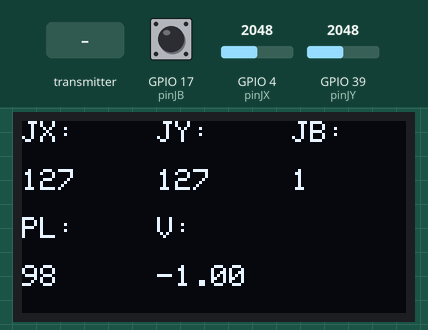
Simulated run of this sketch. Board: ESP32. Parts: 128×64 one-colour display. The test bench sets the inputs (shaded band); at power-on: GPIO 4 (pinJX) = 2048, GPIO 39 (pinJY) = 2048, GPIO 17 (pinJB) HIGH. No radio packets arrive unless stated; what the sketch prints to the serial monitor is not drawn.

Above: at 2.2 s.
2.3 s: GPIO 4 (pinJX) set to 2866
At 2.52 s:
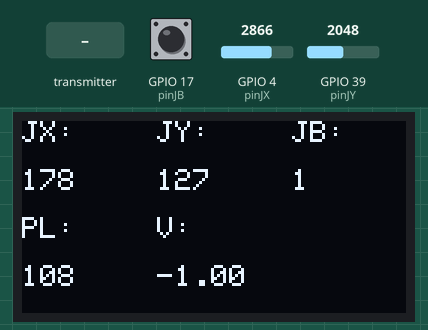
3.8 s: GPIO 39 (pinJY) set to 2866
At 4.02 s:
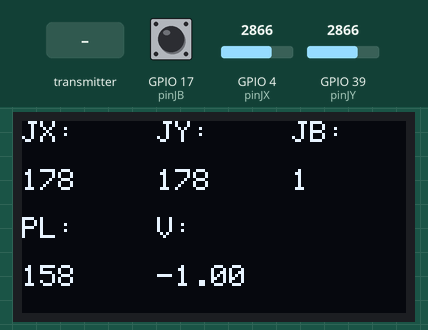
5.3 s: the transmitter starts sending Tension = 0
At 5.52 s:
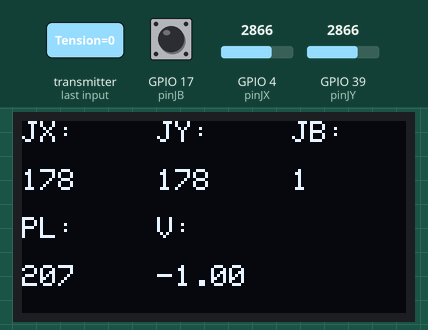
6.8 s: GPIO 17 (pinJB) pulled LOW for 0.15 s
At 7.03 s:
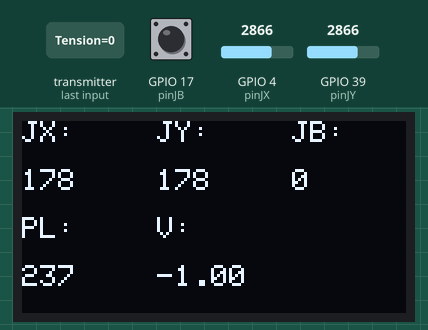
7.5 s: GPIO 17 (pinJB) pulled LOW for 1 s
At 7.93 s:
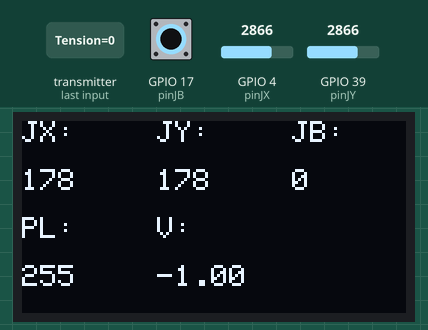
9.1 s: the transmitter starts sending Tension = 25
At 9.43 s:
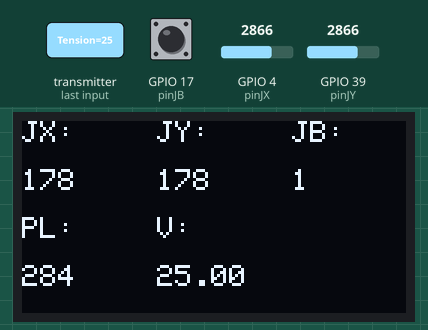
Timing chart, 0 to 11.7 s (numbered marks = the images above; inputs shaded):
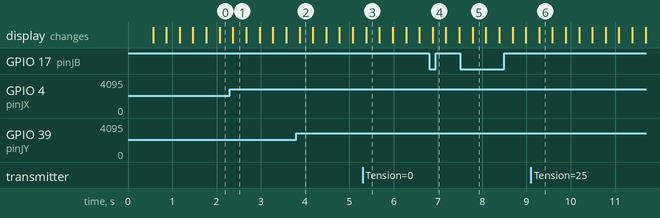

The sketch:

Mando-Red-Baron.ino
```cpp
#include <nRF24L01.h>
#include <RF24.h>
#include <RF24_config.h>
#include <SPI.h>
#include <Wire.h>
#include <Adafruit_GFX.h>
#include <Adafruit_SSD1306.h>

// Pines I/O
  #define pinJX  4
  #define pinJY  39
  #define pinJB  17 // TX2
// Pines RF
  #define pinCE  1// VSPI: 15  HSPI: 1
  #define pinCSN 5//5 VSPI: 2   HSPI: 5
// Variables OLED
  #define OLED_ANCHO     128
  #define OLED_ALTO      64
  #define OLED_RESET     16   //RX2
  #define OLED_DIRECCION 0x3C


  SPIClass * hspi = NULL;

// Objeto radio
  RF24 radio(pinCE, pinCSN);
// Objeto oled
  Adafruit_SSD1306 oled(OLED_ANCHO, OLED_ALTO, &Wire, OLED_RESET);
// Handles para los nucleos
TaskHandle_t RF;        // Handle para core 0
TaskHandle_t Taskloop;  // Handle para core 1

double ant, cur;

struct Datos_Mando{   //MAXIMO 32 BYTES
  uint16_t JX;            //1
  uint16_t JY;            //1
  bool     JB;            //1
};

struct Datos_Dron{    //MAXIMO 32 BYTES
  float Tension;      //4
};

Datos_Mando datosm;
Datos_Dron  datosd;

const byte direccion[][6] = {"00001", "00002"};

int PaquetePerdido = 0;

#define FILTER_LEN  8
int ContAvgRead = 0;
uint64_t SumAvgRead = 0;
uint32_t AvgRead = 0;
int AN_Pot1_i = 0;
uint32_t AN_Pot1_Buffer[FILTER_LEN] = {0};

void setup(void)
{
  Serial.begin(115200);

  pinMode(pinJX, INPUT);
  pinMode(pinJY, INPUT);
  pinMode(pinJB, INPUT_PULLUP);
  Serial.println(getCpuFrequencyMhz());

  hspi = new SPIClass(HSPI);
  hspi->begin();

// Setup nRF24L01+
  while(radio.failureDetected){
      Serial.println("ERROR Hardware de radio");
      delay(1000);}
  Serial.println("Hardware de radio correcto");
  while(!radio.begin(hspi)){
      Serial.println("ERROR radio.begin");
      delay(1000);}
  Serial.println("EXITO radio.begin");

  radio.openWritingPipe(direccion[0]);    //
  radio.openReadingPipe(1, direccion[1]); //
  radio.setPALevel(RF24_PA_LOW, 1);       //
  radio.setChannel(120);                  // 2400MHz + 120 * 1MHz = 2520MHz
  radio.setDataRate(RF24_1MBPS);          //
  //radio.setAutoAck(false);              //

// Setup pantalla SSD1306
  while(!oled.begin(SSD1306_SWITCHCAPVCC, OLED_DIRECCION)){
      Serial.println("ERROR oled.begin");
      delay(1000);}
  Serial.println("EXITO oled.begin");
  oled.clearDisplay();

  Serial.print("setup() running on core ");
  Serial.println(xPortGetCoreID());

// Creacion de tareas de cada nucleo
  xTaskCreatePinnedToCore(
  Transmision,  // Funcion que implementa la tarea
  "RF",         // Nombre de la tarea
  4096,         // Stack size
  NULL,         // Parametro de entrada de la tarea
  1,            // Prioridad de la tarea
  &RF,          // Handle de la tarea
  0);           // Nucleo que ejecuta la tarea
  delay(500);

  xTaskCreatePinnedToCore(
  TaskLoop,     // Funcion que implementa la tarea
  "Taskloop",   // Nombre de la tarea
  4096,         // Stack size
  NULL,         // Parametro de entrada de la tarea
  1,            // Prioridad de la tarea
  &Taskloop,    // Handle de la tarea
  1);           // Nucleo que ejecuta la tarea
  delay(500);
}

void TaskLoop(void * pvParameters){
  delay(2);
  for(;;){
        delay(1);
    /*Serial.print("JX: ");
    Serial.print(datosm.JX);
    Serial.print("\tJY: ");
    Serial.print(datosm.JY);
    Serial.print("\tJB: ");
    Serial.print(datosm.JB);
    Serial.print("\tTension: ");
    Serial.print(datosd.Tension);
    Serial.print("\tTaskLoop: ");
    Serial.print(xPortGetCoreID());
    Serial.print("\tPaq Perdidos: ");
    Serial.println(PaquetePerdido);*/


    oled.clearDisplay();
    oled.setTextSize(1);
    oled.setTextColor(SSD1306_WHITE);
    oled.setCursor(0, 0);
    oled.print("JX:");
    oled.setCursor(0, 16);
    oled.print(datosm.JX);
    oled.setCursor(45, 0);
    oled.print("JY:");
    oled.setCursor(45, 16);
    oled.print(datosm.JY);
    oled.setCursor(90, 0);
    oled.print("JB:");
    oled.setCursor(90, 16);
    oled.print(datosm.JB);
    oled.setCursor(0, 32);
    oled.print("PL:");
    oled.setCursor(0, 48);
    oled.print(PaquetePerdido);
    oled.setCursor(45, 32);
    oled.print("V:");
    oled.setCursor(45, 48);
    oled.print(datosd.Tension);
    oled.display();      // Show initial text
    delay(10);


  }
}

void Transmision(void * pvParameters){
  delay(2);
  for(;;){

    radio.startListening();
    //delayMicroseconds(5000);
    delay(5);

    delayMicroseconds(1855);

    if (radio.available()) {
        radio.read(&datosd, sizeof(datosd));
      }

    else{
      resetDatosDron();
      PaquetePerdido++;
                                  Serial.print("PL ");

    }
    radio.stopListening();

    datosm.JX = map(analogReadAvg (pinJX), 0, 4095, 0, 255);
    datosm.JY = map(analogReadAvg (pinJY), 0, 4095, 0, 255);
    datosm.JB = digitalRead(pinJB);

    radio.write(&datosm, sizeof(datosm));
                            cur = micros() - ant;
                            Serial.println(cur);
                            ant = micros();     // 38950
  }
}

void resetDatosDron(){
  datosd.Tension = -1;
}

/*uint16_t analogReadAvg (const int PIN){
  ContAvgRead = 0;
  SumAvgRead = 0;

  AN_Pot1_Buffer[AN_Pot1_i++] = analogRead(PIN);
  if(AN_Pot1_i == FILTER_LEN)
  {
    AN_Pot1_i = 0;
  }
  for(ContAvgRead=0; ContAvgRead<FILTER_LEN; ContAvgRead++)
  {
    SumAvgRead += AN_Pot1_Buffer[ContAvgRead];
  }
  return (SumAvgRead/FILTER_LEN);
}*/

uint16_t analogReadAvg (const int PIN){
  SumAvgRead = 0;
  for(ContAvgRead = 0; ContAvgRead < FILTER_LEN; ContAvgRead++){
    SumAvgRead += analogRead (PIN);
  }
  AvgRead = SumAvgRead / FILTER_LEN;
  return AvgRead;
}

void loop(){

}
```
